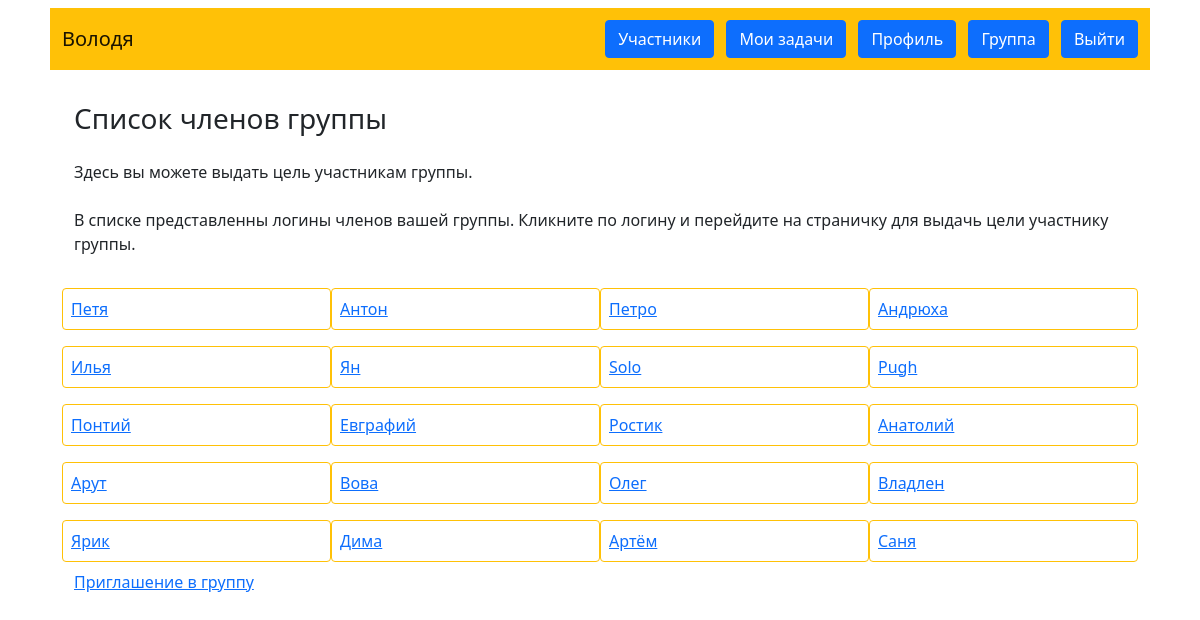
Before: /members/1 (signed in) with the older database file.
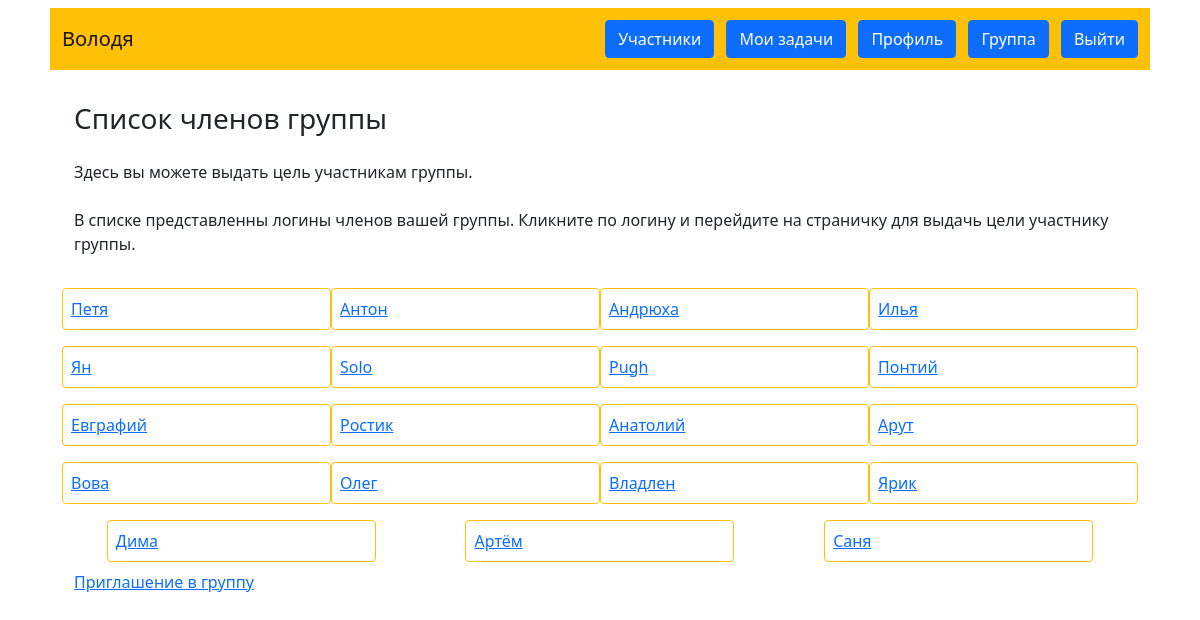
After: the same page with the newer database file.
### data/users.py (models this page shows, shortened)
class User(SqlAlchemyBase, UserMixin, SerializerMixin):
    __tablename__ = 'Users'
    id = sqlalchemy.Column(sqlalchemy.Integer,
                           primary_key=True, autoincrement=True)
    login = sqlalchemy.Column(sqlalchemy.String, unique=True, nullable=False)
    group = sqlalchemy.Column(sqlalchemy.Integer,
                              sqlalchemy.ForeignKey("Groups.id"))
    email = sqlalchemy.Column(sqlalchemy.String,
                              index=True, unique=True, nullable=False)
    password = sqlalchemy.Column(sqlalchemy.String, nullable=True)

### main.py (the view)
@app.route('/members/<group>', methods=['GET'])
def members(group):
    db_sess = db_session.create_session()
    group = db_sess.query(Group).filter(Group.id == current_user.group).first()
    admin = db_sess.query(User).get(group.group_admin)
    is_admin = False
    if current_user.id == admin.id:
        is_admin = True
    group_members = db_sess.query(GroupMember).filter(GroupMember.members_group == current_user.group,
                                                      GroupMember.member != current_user.id).all()
    group_members_new = []
    for row in group_members:
        group_members_new.append(db_sess.query(User).get(row.member))
    return render_template('members.html', members=group_members_new, is_admin=is_admin)

### data/db_session.py (called while the page is built)
def create_session() -> Session:
    global __factory
    return __factory()

### main.py (called while the page is built)
@login_manager.user_loader
def load_user(user_id):
    db_sess = db_session.create_session()
    return db_sess.query(User).get(user_id)

### templates/members.html
{% extends "base.html" %}
{% block content %}
<h3>Список членов группы</h3>
<p class="my-3 my-md-4">Здесь вы можете выдать цель участникам группы.</p>
<p class="my-3 my-md-4">В списке представленны логины членов вашей группы. Кликните по логину и перейдите на страничку
для выдачь цели участнику группы.</p>
<div class="m4 row justify-content-around">
{% for item in members%}
<div class="my-2 p-2 col-12 col-md-5 col-lg-3 border border-warning rounded">
    <a href="/member/{{ item.id }}">{{item.login}}</a>
</div>
{% endfor %}
</div>
<div class="m4 row justify-content-around">
         {% if is_admin: %}
            <div><a href="/invite">Приглашение в группу</a></div>
         {% endif %}
</div>
{% endblock %}

Changed rows visible on the page:
no longer on this page (row edited): User: login "Петро"
